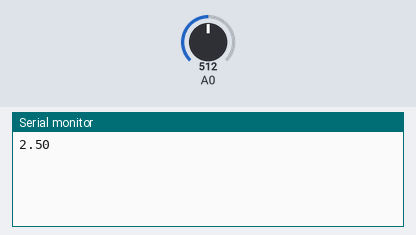
This sketch was run on a simulated Arduino Uno, built with avr-gcc and run on an emulated ATmega328P. Shown: the last lines printed to the serial monitor. Inputs (shaded band) come from the test bench; at power-on: A0 = 512.

Above: at 1.2 s.
1.3 s: A0 set to 716
At 2.0 s:
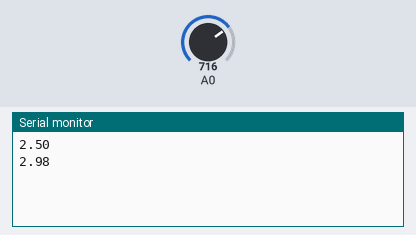
2.8 s: A0 set to 900
At 3.5 s:
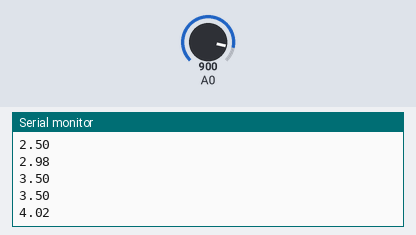
Timing chart, 0 to 5.8 s (numbered marks = the images above; inputs shaded):
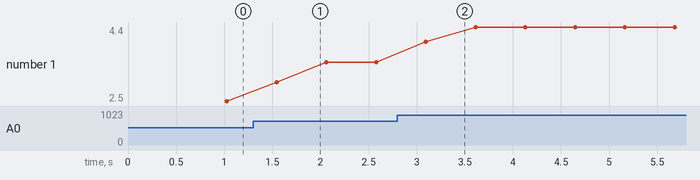

The sketch:

lab_2.ino
```cpp
#define bufferVolume 100
//bufferVolume represents how many measurements we take to be averaged
//for each reading

//the buffer stores the values generated within the bufferVolume
float buffer[bufferVolume];

//the counter keeps track of the current reading's position within the
//buffer volume cycle

int counter;

//full is a flag for whether there has been enough readings made to fill
//up the buffer volume at least once
int full;

//the sum of all the values inside the buffer, used to calculate the average
float sum;


void setup()
{
  pinMode(A0, INPUT);
  Serial.begin(9600);

  //init
  counter=0;
  full=0;
  sum =0;
}

void loop()
{
  //read from the analog pin for a value between 0-1023
  int reading= analogRead(A0);
  //convert that 0-1023 value into a 0-5V value
  float val = 5*reading/1023.0;

  //if there hasn't been enough readings to fill up the buffer yet,
  //don't average, don't start counter
  if (full<bufferVolume)
  {
    buffer[full]= val;
    sum += val;
    full++;
  }
  //if there's has been enough readings as all elements for buffer
  else
  {
    //takes out the old values
    //and replace it with new values

    sum -=buffer[counter];
    buffer[counter]=val;
    sum +=buffer[counter];

    //to calculate the average of all the values in the buffer
    float avg = sum/(1.0*bufferVolume);

    //this is a "rotating pointer" that takes out the old values
    //and replace it with new values
    counter++;

    //when a buffer cycle is completed
    if (counter==bufferVolume)
    {
      //reset the counter when it reaches the last in the buffer volume
      counter = 0;
      //only print out the averaged value after a complete buffer
      //session is finished.
      Serial.println(avg);
    }
  }

  delay(5);//make a measurement every 5 miliseconds.
}
```

Measured:
- after the input at 1.3 s, the serial monitor: prints a new line after 0.25 s (image 1)
- after the input at 2.8 s, the serial monitor: prints a new line after 0.30 s (image 2)
- plotted number 1: 2.5 → 3.5 after the input at 1.3 s, 3.5 → 4.4 after the input at 2.8 s
